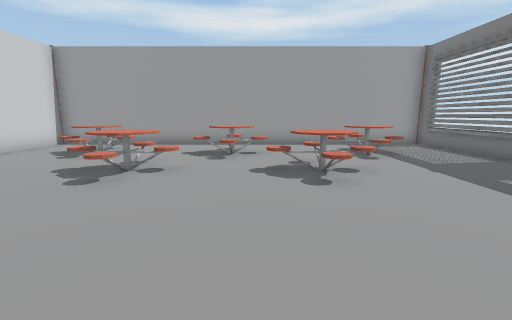
view 1 (above)

22 first-person views from a walk through a 3-D level made in the Unity game engine. The camera is 1.3 m above the floor, tilts 10° down and sees 90° across. Doors are open. The floor is counted in squares, 1 m on a side. Each view is taken from the middle of a square. On the plan, view 1 faces up. The plan holds only what a view shows up to about 13 squares ahead; the rest is blank. The place goes on beyond the plan. The player is left out. Some surface patterns are stand-ins.

view 2
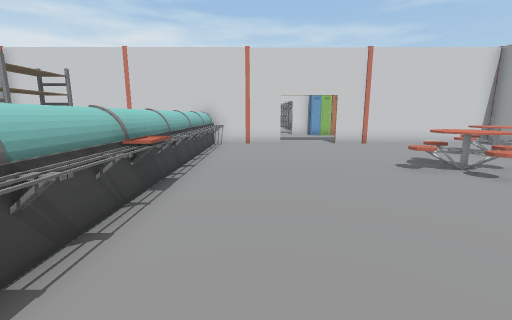

view 3
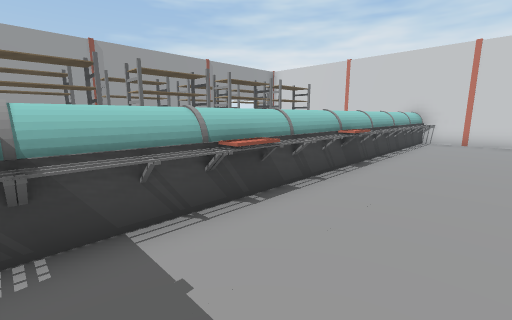

view 4
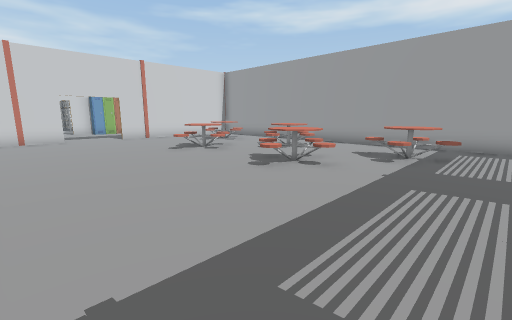

view 5
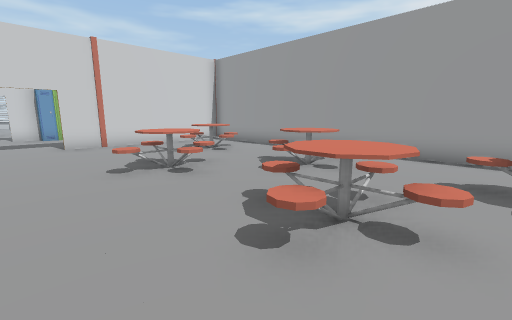

view 6
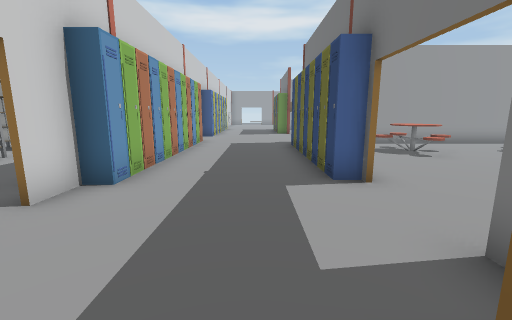

view 7
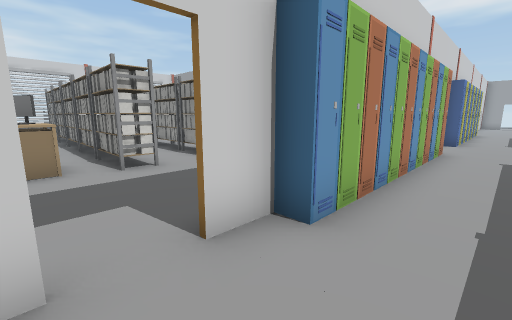

view 8
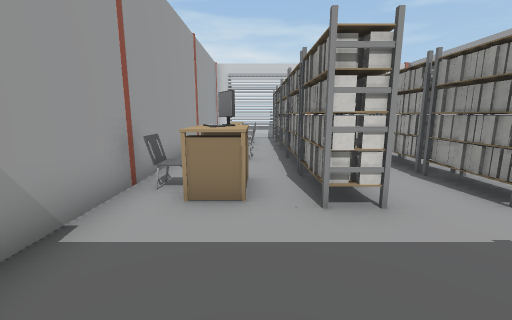

view 9
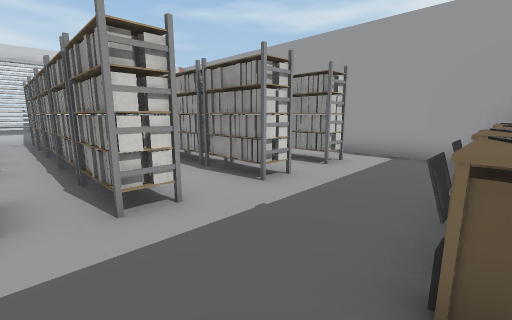

view 10
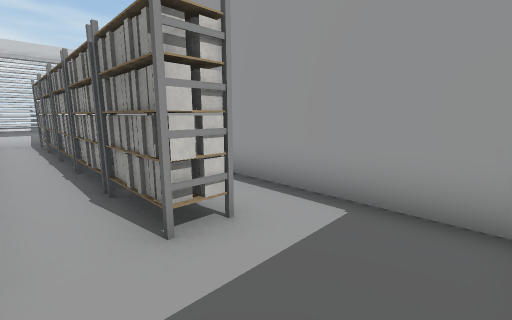

view 11
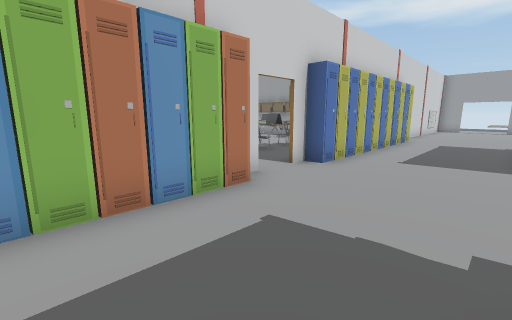

view 12
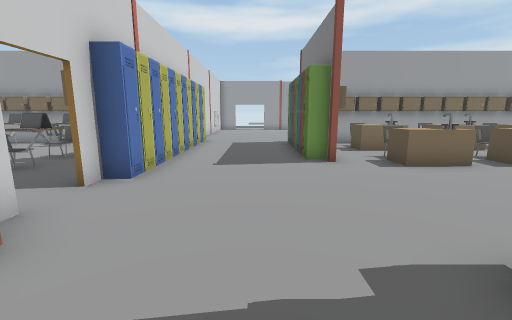

view 13
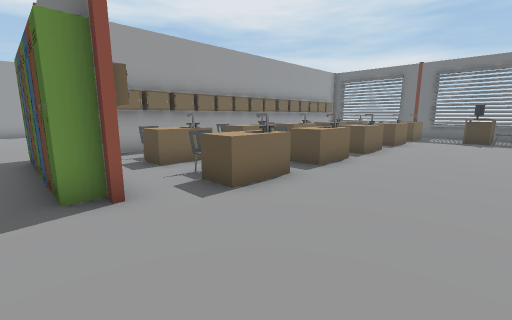

view 14
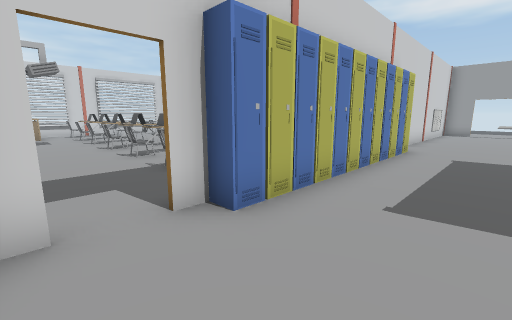

view 15
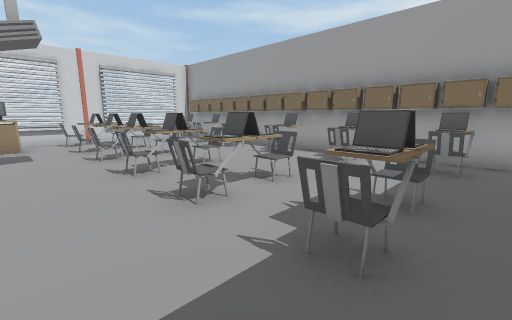

view 16
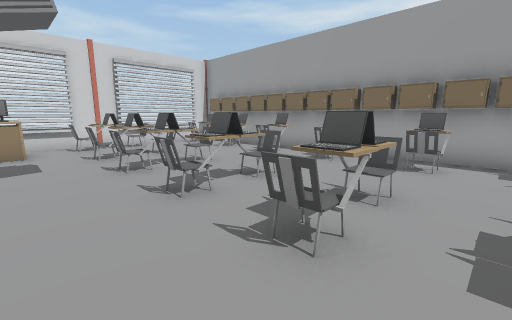

view 17
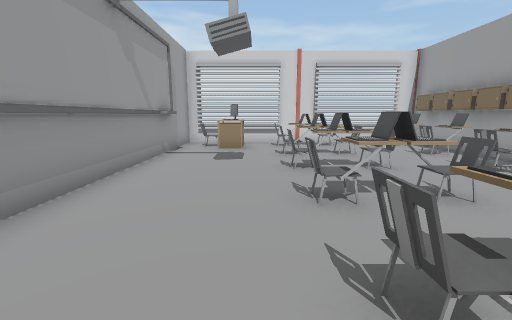

view 18
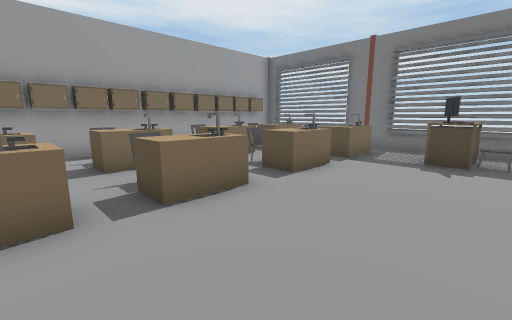

view 19
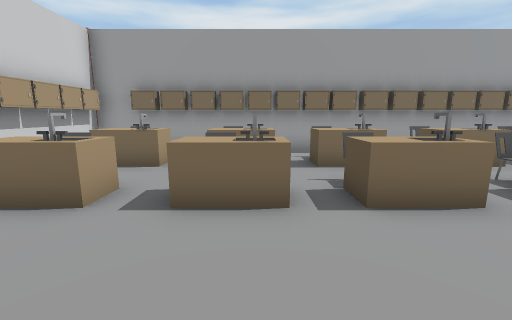

view 20
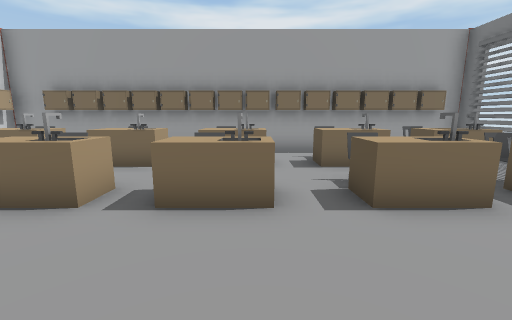

view 21
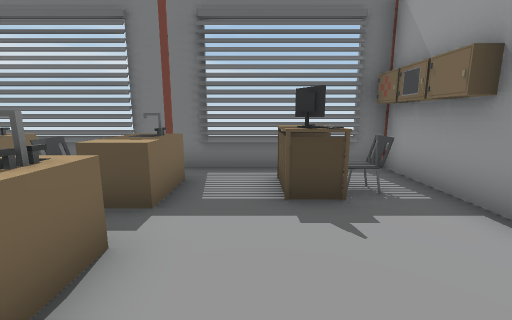

view 22
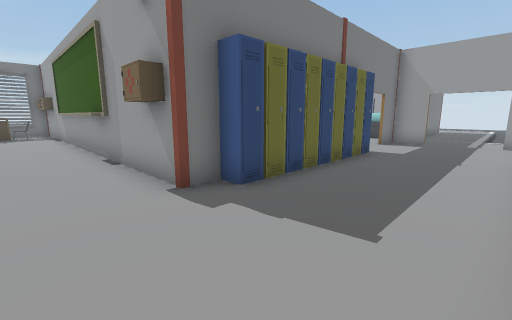

### Floor plan
Key: @ floor where view 1 was taken; # wall or solid block; x gap in a wall; . main floor; : floor 1 m higher than the main floor; D open door; T table; R rack; C chair; M computer; L laptop; O other object.
Columns run from 28 left of view 1 to 7 right of it. Each row starts with its distance up from view 1.
 25               x.....
 24                .....
 23  ###########  O....# #  #######
 22 OOOOOOOOOOOOO O....O OOOOOOOOOOOOOO#
 21 .CC.C.C.CC.C. O....O.O  O..O..O  O.#
 20 ............. O....O.TT.TT.TT.TT.TT#
 19 ............. O....O............  .#
 18 .OC.CLO....C. O....O.C..O..C..C..C.#
 17 .C.C:LCLLL.L. O......TT.TT.TT.TT.TT#
 16 .C..C.C.CC.C.OO....................#
 15 .............OO....................#
 14 T................................MT#
 13 ..............#..................C.#
 12 ############ #O....##############OO#
 11        ...... O....O...............#
 10 RRRRR  RRR...OO....O..TT...T....T..#
  9 RRRRRRRRRR...OO....O.TTTT.TTT..TTT.#
  8 ............. O....O..TT...T....T..#
  7    OORRRRR...OO....O.....T...TT....#
  6        .....C O....O....TTT.TTTT...
  5 OORRR   RR...TO....O.....T...TT....
  4 OORRRRRRRR....#....D...............
  3  OO..OO.MT.........D...............
  2 OOOOOOO.OT....DD...D...............
  1 ########C###  ##DD##..............
  0                ....#........@......
 -1                ....#OOOOOOOOOOOOOOO
 -2                 .. #OOOOOOOOOOOOOOO
 -3                    #
 -4                    #
 -5                    #   RRRRRRRRRRR
 -6                    #
 -7                    #   RRRRRRRRRRR

Positions as (right, up) in squares from view 1, and headings:
1: (0, 0), facing up
2: (3, 1), facing left
3: (5, 2), facing down-left
4: (6, 0), facing up-left
5: (3, 3), facing up-left
6: (-11, 0), facing up
7: (-12, 2), facing up-left
8: (-15, 3), facing left
9: (-15, 3), facing up-left
10: (-16, 8), facing up-left
11: (-10, 9), facing up-left
12: (-11, 10), facing up
13: (-10, 13), facing up-right
14: (-11, 13), facing up-left
15: (-16, 14), facing up-left
16: (-18, 14), facing up-left
17: (-18, 15), facing left
18: (-3, 13), facing up-right
19: (-3, 13), facing up
20: (0, 13), facing up
21: (1, 15), facing right
22: (-13, 14), facing down-right
